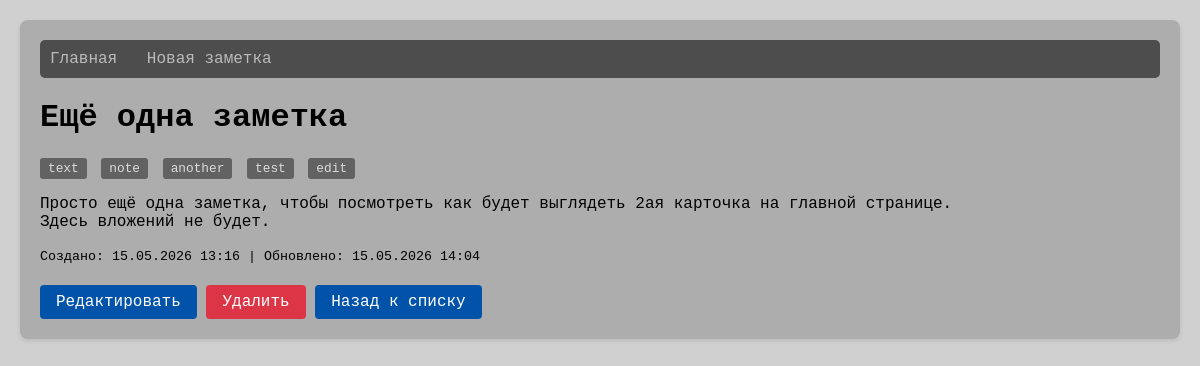
Page /note/2/ on the committed database.
### notes/models.py (models this page shows, shortened)
class Note(models.Model):
    title = models.CharField(max_length=200, verbose_name='Заголовок')
    content = models.TextField(verbose_name='Содержание')
    created_at = models.DateTimeField(auto_now_add=True, verbose_name='Создано')
    updated_at = models.DateTimeField(auto_now=True, verbose_name='Обновлено')
    tags = TaggableManager(verbose_name='Теги', blank=True)
    class Meta:
        ordering = ['-created_at']
        verbose_name = 'Заметка'
        verbose_name_plural = 'Заметки'

### notes/views.py (the view)
# urls.py: path('note/<int:pk>/', views.note_detail, name='note_detail'),
def note_detail(request, pk):
    note = get_object_or_404(Note, pk=pk)
    context = {'note': note}
    return render(request, 'notes/note_detail.html', context)

### notes/templates/notes/note_detail.html (shortened to what this page needs)
{% extends 'notes/base.html' %}
{% block content %}
<h1>{{ note.title }}</h1>
<div>
    {% for tag in note.tags.all %}
        <span class="tag">{{ tag.name }}</span>
    {% endfor %}
</div>
<p>{{ note.content|linebreaks }}</p>
<p><small>Создано: {{ note.created_at|date:"d.m.Y H:i" }} | Обновлено: {{ note.updated_at|date:"d.m.Y H:i" }}</small></p>
<div style="margin-top: 20px;">
    <a href="{% url 'notes:note_update' note.id %}" class="button">Редактировать</a>
    <a href="{% url 'notes:note_delete' note.id %}" class="button danger">Удалить</a>
    <a href="{% url 'notes:note_list' %}" class="button">Назад к списку</a>
</div>
{% endblock %}

### notes/templates/notes/base.html (style rules this page uses)
body { font-family: "Courier New", Arial, sans-serif; margin: 0; padding: 20px; background-color: #d0d0d0; }
button, .button { background-color: #0053a9; color: white; border: none; padding: 8px 16px; border-radius: 4px; cursor: pointer; text-decoration: none; display: inline-block; }
button.danger, .button.danger { background-color: #dc3545; }
.tag { display: inline-block; color: #dcdcdc; background-color: #626262; padding: 3px 8px; border-radius: 3px; font-size: 0.8em; margin-right: 5px; }

### rows in the picture
Note: title "Ещё одна заметка", content "Просто ещё одна заметка, чтобы посмотреть как будет выглядеть 2ая карточка на главной странице. Здесь вложений не будет.", created_at "15.05.2026 13:16", updated_at "15.05.2026 14:04"
Tag: name "text"
Tag: name "note"
Tag: name "another"
Tag: name "test"
Tag: name "edit"
